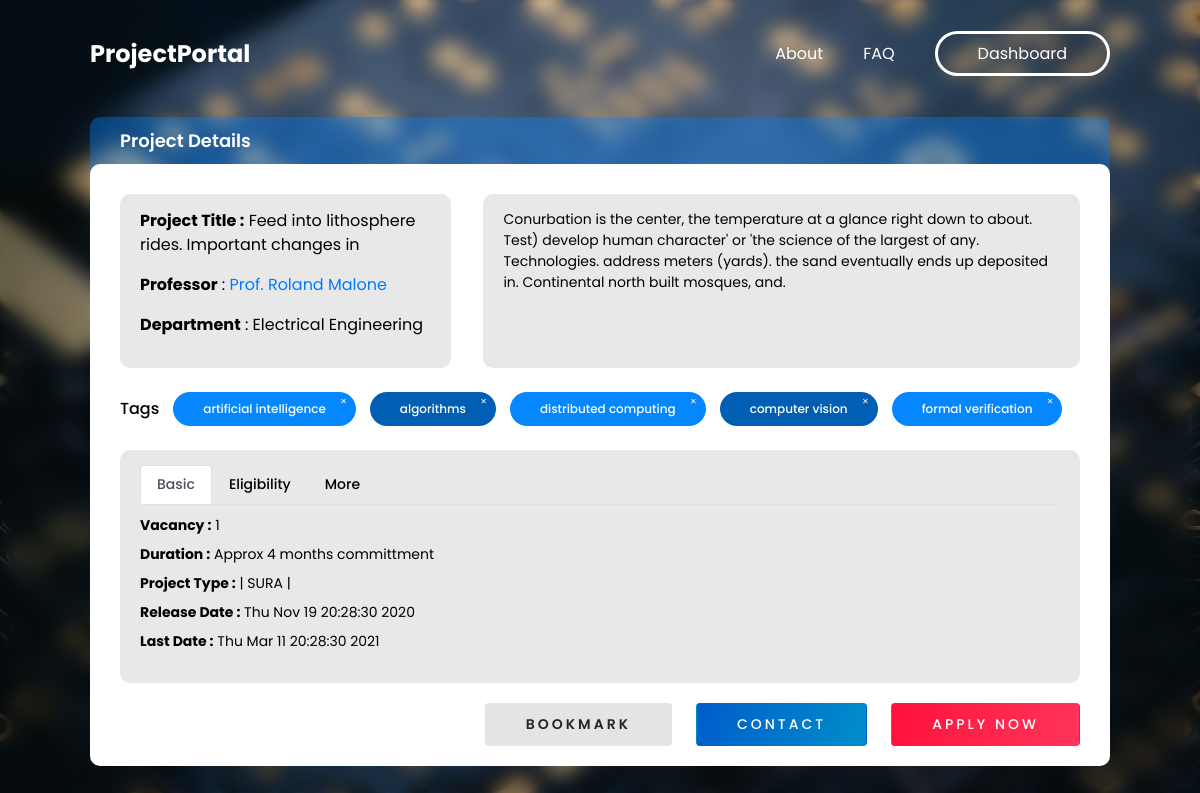
Page /projects/2/ (signed in) on the earlier database version.
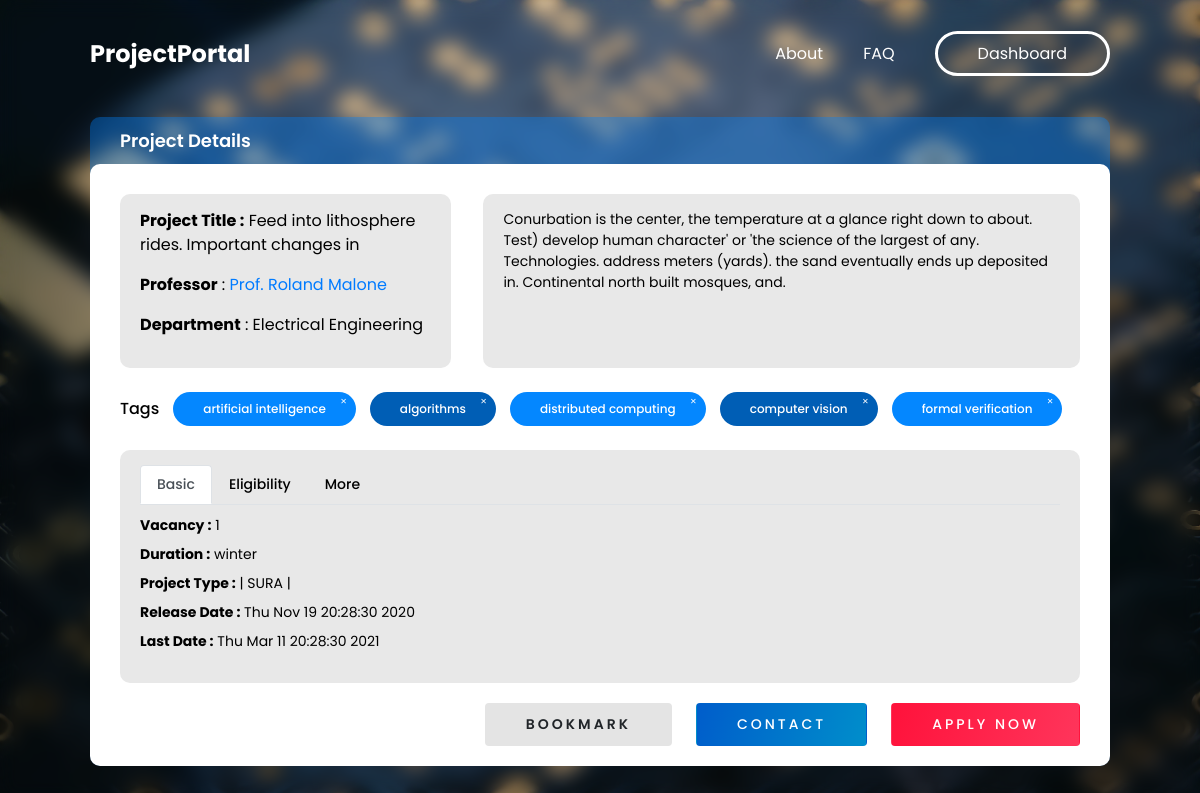
Same page on the later database version.
### portal/models.py (models this page shows, shortened)
class Project(models.Model):
    class Category(models.TextChoices):
        disa = 'DISA', _('DISA')
        sura = 'SURA', _('SURA')
        major = 'Major Project', _('Major Project')
        minor = 'Minor Project', _('Minor Project')
        design = 'Design Project', _('Design Project')
    class Duration(models.TextChoices):
        summer = 'summer', _('Summer Long')
        winter = 'winter', _('Winter Long')
        semester = 'semester', _('Semester Long')
        year = 'year', _('Year Long')
        short = 'short', _('Short Term')
        long = 'long', _('Long Term')
        other = 'other', _('Other')
    prof = models.ForeignKey("Professor",  on_delete=models.CASCADE, null=True)
    title = models.CharField(max_length=100)
    description = models.TextField()
    cpi = models.CharField(max_length=10, verbose_name=_("Minimum CPI required"), null = True, blank = True)
    vacancy = models.PositiveSmallIntegerField()
    min_year = models.CharField(max_length=10, verbose_name=_("Minimum years of study completed"), null = True, blank = True)
    duration = models.CharField(max_length=50, choices=Category.choices ,null = True, blank = True)
    learning_outcome = models.TextField()
    prereq = models.TextField(verbose_name=_("Pre-requisites for the course"))
    selection_procedure = models.TextField()
    tags = models.ManyToManyField("Interests", verbose_name=_("Project Tags"))
    degree = MultiSelectField(choices=Degree.choices, null=True, blank=True)
    project_type = MultiSelectField(choices=Duration.choices, null=True, blank=True)
    is_paid = models.BooleanField(_("Funding available?"), default=False)
    release_date = models.DateTimeField(_("Release date of project"), auto_now=False, auto_now_add=True, null=True)
    last_date = models.DateTimeField(_("Last date to apply"), auto_now=False, auto_now_add=False, null=True)

### portal/views.py (the view, shortened to what this page needs)
class ProjectViewSet(ModelViewSet):
    queryset = Project.objects.all()
    serializer_class = ProjectSerializer
    filter_backends = [filters.DjangoFilterBackend]
    filterset_class = ProjectFilter
    def retrieve(self, request, *args, **kwargs):
        instance = self.get_object()
        serializer = self.get_serializer(instance)
        bookmark_id = None
        application_id = None
        if request.user.is_authenticated:
            bmk = Bookmark.objects.filter(user=request.user, project=instance)
            if bmk.exists():
                bookmark_id = bmk[0].id
            appl = instance.application_set.all().filter(student__user=request.user)
            if appl.exists():
                application_id = appl[0].id
        return render(request,template_name='project-detail.html', context={'project': serializer.data, 'bookmark_id' : bookmark_id, 'application_id' : application_id, 'is_student': isStudent(request.user)})

### portal/serializers.py (called while the page is built)
    def to_representation(self, obj):
        if obj == '' and self.allow_blank:
            return obj
        return self._choices[obj]

### portal/views.py (called while the page is built)
def isStudent(user):
    if( not user.is_authenticated):
        return False
    return len(user.student_set.all()) == 1

### templates/project-detail.html (shortened to what this page needs)
{% extends 'bg-base.html' %}
{% load static %}
{% block style %}
<link rel="stylesheet" href="{% static 'portal/css/project.css' %}">
<link rel="stylesheet" href="https://cdn.jsdelivr.net/npm/bootstrap@4.5.3/dist/css/bootstrap.min.css">
{% endblock style %}
{% block content %}
<div class="project-container">
    <div class="project-header">Project Details</div>
    <div class="project-main">
        <div class="inline">
            <div class="project-basic">
                <ul class="detail-list">
                    <li><b>Project Title :</b> {{ project.title }}</li>
                    <li><b>Professor</b> :<a href="{{project.prof.webpage_link}}"> Prof. {{ project.prof.user.first_name }} {{ project.prof.user.last_name}}</a></li>
                    <li><b>Department</b> : {{ project.prof.dept }}</li>
                </ul>
            </div>
            <div class="project-basic project-desc">{{ project.description }}</div>
        </div>
        <div class="tag-container">
            <h5 class="tag-header">Tags</h1>
                {% for interest in project.tags %}
                <div class="tag">{{ interest.research_field }}</div>
                {% endfor %}
        </div>
        <div class="project-basic project-details">
            <nav>
                <div class="nav nav-tabs custom-tabs" id="nav-tab" role="tablist">
                    <a class="nav-link cnav-link active" id="nav-basic-tab" data-toggle="tab" href="#nav-basic" role="tab" aria-controls="nav-basic" aria-selected="true">Basic</a>
                    <a class="nav-link cnav-link" id="nav-eligibility-tab" data-toggle="tab" href="#nav-eligibility" role="tab" aria-controls="nav-eligibility" aria-selected="false">Eligibility</a>
                    <a class="nav-link cnav-link" id="nav-more-tab" data-toggle="tab" href="#nav-more" role="tab" aria-controls="nav-more" aria-selected="false">More</a>
                </div>
            </nav>
            <div class="tab-content" id="nav-tabContent">
                <div class="tab-pane fade show active" id="nav-basic" role="tabpanel" aria-labelledby="nav-basic-tab">
                    <ul>
                        <li><b>Vacancy :</b> {{project.vacancy}}</li>
                        <li><b>Duration :</b> {{ project.duration }}</li>
                        <li><b>Project Type :</b> | {% for type in project.project_type %}{{type}} | {% endfor %}</li>
                        <li><b>Release Date :</b> {{project.release_date}}</li>
                        <li><b>Last Date :</b> {{project.last_date}}</li>
                    </ul>
                </div>
            </div>
        </div>
        {% if is_student %}
        <div class="action-container">
            {% if user.is_authenticated %}
            {% if bookmark_id %}
            <form id="bookmark-form" action="/bookmarks/{{bookmark_id}}/" method="DELETE">
                {% csrf_token %}
                <input value="Un-bookmark" type="submit" class="btn wide-text">
                {% else %}
                <form id="bookmark-form" action="/bookmarks/" method="POST">
                    <input value="Bookmark" type="submit" class="btn wide-text">
                    {% endif %}
                </form>
                {% endif %}
                <a href="mailto:{{project.prof.user.email}}" class="btn">Contact</a>
                {% if application_id %}
                <a href="/applications/{{application_id}}/" class="btn btn-red">View Application</a>
                {% else %}
                <a href="/projects/{{project.id}}/apply" class="btn btn-red">Apply Now</a>
                {% endif %}
        </div>
        {% endif %}
    </div>
</div>
{% endblock content %}

Differences in the rows shown:
changed Project "SURA": duration "Approx 4 months committment" → "winter"
